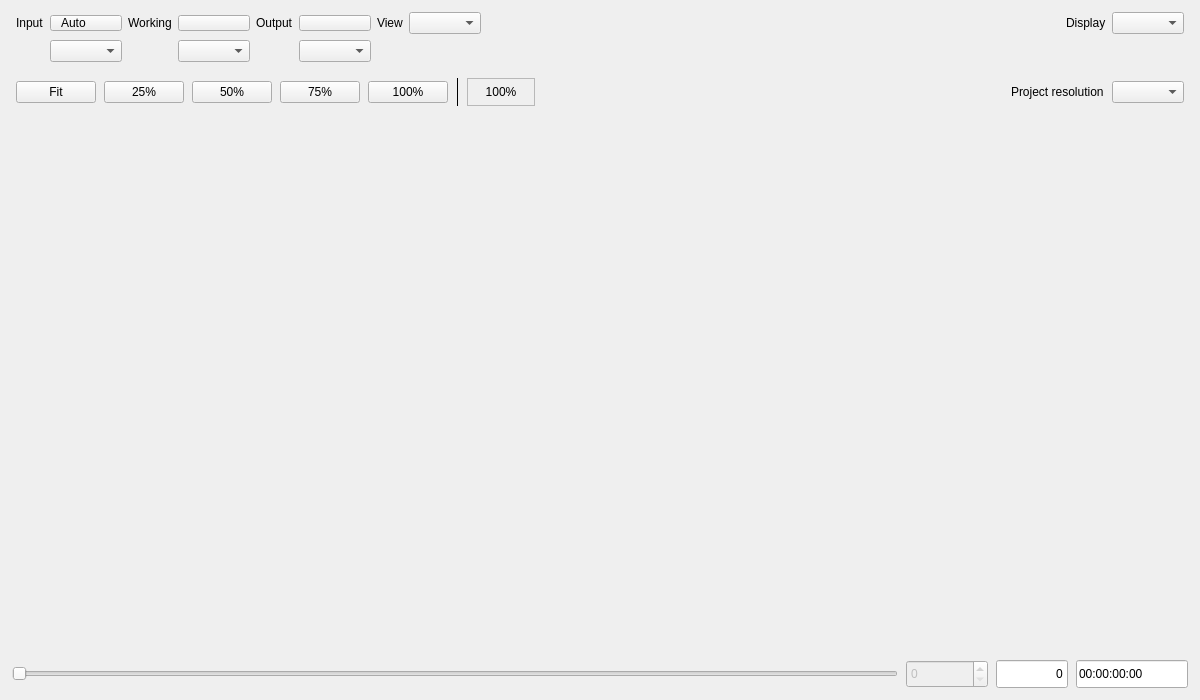
<ui version="4.0">
 <class>ViewerWindow</class>
 <widget class="QMainWindow" name="ViewerWindow">
  <property name="geometry">
   <rect>
    <x>0</x>
    <y>0</y>
    <width>1200</width>
    <height>700</height>
   </rect>
  </property>
  <property name="windowTitle">
   <string>testviewer</string>
  </property>
  <widget class="QWidget" name="centralWidget">
   <property name="MainWidget" stdset="0">
    <bool>true</bool>
   </property>
   <layout class="QVBoxLayout" name="mainLayout" stretch="0,0,1">
    <property name="spacing">
     <number>4</number>
    </property>
    <property name="leftMargin">
     <number>4</number>
    </property>
    <property name="topMargin">
     <number>4</number>
    </property>
    <property name="rightMargin">
     <number>4</number>
    </property>
    <property name="bottomMargin">
     <number>4</number>
    </property>
    <item>
     <widget class="QWidget" name="controlsBlock">
      <property name="DockWidget" stdset="0">
       <bool>true</bool>
      </property>
      <property name="sizePolicy">
       <sizepolicy hsizetype="Expanding" vsizetype="Maximum">
        <horstretch>0</horstretch>
        <verstretch>0</verstretch>
       </sizepolicy>
      </property>
      <layout class="QVBoxLayout" name="controlsLayout">
       <property name="spacing">
        <number>4</number>
       </property>
       <property name="leftMargin">
        <number>4</number>
       </property>
       <property name="topMargin">
        <number>4</number>
       </property>
       <property name="rightMargin">
        <number>4</number>
       </property>
       <property name="bottomMargin">
        <number>4</number>
       </property>
       <item>
        <widget class="QWidget" name="ColorControls">
         <layout class="QHBoxLayout" name="layout">
          <property name="leftMargin">
           <number>8</number>
          </property>
          <property name="topMargin">
           <number>4</number>
          </property>
          <property name="rightMargin">
           <number>8</number>
          </property>
          <property name="bottomMargin">
           <number>4</number>
          </property>
          <item>
           <widget class="QWidget" name="processing">
            <layout class="QGridLayout" name="processingLayout">
             <property name="leftMargin">
              <number>0</number>
             </property>
             <property name="topMargin">
              <number>0</number>
             </property>
             <property name="rightMargin">
              <number>8</number>
             </property>
             <property name="bottomMargin">
              <number>0</number>
             </property>
             <property name="spacing">
              <number>6</number>
             </property>
             <item row="0" column="0">
              <widget class="QLabel" name="inputLabel">
               <property name="text">
                <string>Input</string>
               </property>
               <property name="buddy">
                <cstring>input</cstring>
               </property>
              </widget>
             </item>
             <item row="0" column="1">
              <widget class="QPushButton" name="input">
               <property name="text">
                <string>Auto</string>
               </property>
               <property name="toolTip">
                <string>Source encoding, grouped by config family. Auto uses metadata and reports any file-type assumption.</string>
               </property>
               <property name="styleSheet">
                <string>QPushButton { text-align: left; padding-left: 10px; padding-right: 24px; }
QPushButton::menu-indicator {
    image: url(:/icons/resources/DropDown.png);
    subcontrol-origin: padding;
    subcontrol-position: right center;
    width: 10px;
    height: 10px;
    right: 4px;
}</string>
               </property>
              </widget>
             </item>
             <item row="1" column="1">
              <widget class="QComboBox" name="inputTransfer">
               <property name="toolTip">
                <string>Independent gamma / encoding. Auto uses the profile curve; Raw bypasses the curve (linear).</string>
               </property>
              </widget>
             </item>
             <item row="0" column="2">
              <widget class="QLabel" name="workingLabel">
               <property name="text">
                <string>Working</string>
               </property>
               <property name="buddy">
                <cstring>working</cstring>
               </property>
              </widget>
             </item>
             <item row="0" column="3">
              <widget class="QPushButton" name="working">
               <property name="toolTip">
                <string>Encoding received by the .fx shader, including camera log spaces. Source converts directly to this encoding before the effect, then to the selected output.</string>
               </property>
               <property name="styleSheet">
                <string>QPushButton { text-align: left; padding-left: 10px; padding-right: 24px; } QPushButton::menu-indicator { image: url(:/icons/resources/DropDown.png); subcontrol-origin: padding; subcontrol-position: right center; width: 10px; height: 10px; right: 4px; }</string>
               </property>
              </widget>
             </item>
             <item row="1" column="3">
              <widget class="QComboBox" name="workingTransfer">
               <property name="toolTip">
                <string>Independent gamma / encoding. Auto uses the profile curve; Raw bypasses the curve (linear).</string>
               </property>
              </widget>
             </item>
             <item row="0" column="4">
              <widget class="QLabel" name="outputLabel">
               <property name="text">
                <string>Output</string>
               </property>
               <property name="buddy">
                <cstring>output</cstring>
               </property>
              </widget>
             </item>
             <item row="0" column="5">
              <widget class="QPushButton" name="output">
               <property name="toolTip">
                <string>OCIO output encoding. Matching SDR outputs sync the separate Display tag; unmatched outputs leave it unchanged.</string>
               </property>
               <property name="styleSheet">
                <string>QPushButton { text-align: left; padding-left: 10px; padding-right: 24px; } QPushButton::menu-indicator { image: url(:/icons/resources/DropDown.png); subcontrol-origin: padding; subcontrol-position: right center; width: 10px; height: 10px; right: 4px; }</string>
               </property>
              </widget>
             </item>
             <item row="1" column="5">
              <widget class="QComboBox" name="outputTransfer">
               <property name="toolTip">
                <string>Independent gamma / encoding. Auto uses the profile curve; Raw bypasses the curve (linear).</string>
               </property>
              </widget>
             </item>
             <item row="0" column="6">
              <widget class="QLabel" name="viewLabel">
               <property name="text">
                <string>View</string>
               </property>
               <property name="buddy">
                <cstring>view</cstring>
               </property>
              </widget>
             </item>
             <item row="0" column="7">
              <widget class="QComboBox" name="view">
               <property name="toolTip">
                <string>Rendering/output treatment, including tone and gamut mapping. No tone mapping preserves rendered video; ACES 2.0 views render scene-linear or camera-log material.</string>
               </property>
              </widget>
             </item>
            </layout>
           </widget>
          </item>
          <item>
           <spacer name="colorDisplaySpacer">
            <property name="orientation">
             <enum>Qt::Horizontal</enum>
            </property>
            <property name="sizeHint" stdset="0">
             <size>
              <width>0</width>
              <height>0</height>
             </size>
            </property>
           </spacer>
          </item>
          <item alignment="Qt::AlignTop">
           <widget class="QWidget" name="tagging">
            <layout class="QHBoxLayout" name="taggingLayout">
             <property name="leftMargin">
              <number>8</number>
             </property>
             <property name="topMargin">
              <number>0</number>
             </property>
             <property name="rightMargin">
              <number>0</number>
             </property>
             <property name="bottomMargin">
              <number>0</number>
             </property>
             <property name="spacing">
              <number>6</number>
             </property>
             <item>
              <widget class="QLabel" name="tagLabel">
               <property name="text">
                <string>Display</string>
               </property>
               <property name="buddy">
                <cstring>metalTag</cstring>
               </property>
              </widget>
             </item>
             <item>
              <widget class="QComboBox" name="metalTag">
               <property name="toolTip">
                <string>Color-space tag for macOS display matching. Independently editable for your display environment.</string>
               </property>
              </widget>
             </item>
            </layout>
           </widget>
          </item>
         </layout>
        </widget>
       </item>
      </layout>
     </widget>
    </item>
    <item>
     <widget class="QWidget" name="zoomBlock">
      <property name="DockWidget" stdset="0">
       <bool>true</bool>
      </property>
      <layout class="QVBoxLayout" name="zoomBlockLayout">
       <item>
        <widget class="QWidget" name="zoomControls">
         <layout class="QHBoxLayout" name="zoomLayout">
          <property name="spacing">
           <number>8</number>
          </property>
          <property name="leftMargin">
           <number>8</number>
          </property>
          <property name="topMargin">
           <number>0</number>
          </property>
          <property name="rightMargin">
           <number>8</number>
          </property>
          <property name="bottomMargin">
           <number>0</number>
          </property>
          <item>
           <widget class="QPushButton" name="fitButton">
            <property name="text">
             <string>Fit</string>
            </property>
            <property name="shortcut">
             <string>F</string>
            </property>
           </widget>
          </item>
          <item>
           <widget class="QPushButton" name="z25Button">
            <property name="text">
             <string>25%</string>
            </property>
            <property name="shortcut">
             <string>1</string>
            </property>
           </widget>
          </item>
          <item>
           <widget class="QPushButton" name="z50Button">
            <property name="text">
             <string>50%</string>
            </property>
            <property name="shortcut">
             <string>2</string>
            </property>
           </widget>
          </item>
          <item>
           <widget class="QPushButton" name="z75Button">
            <property name="text">
             <string>75%</string>
            </property>
            <property name="shortcut">
             <string>3</string>
            </property>
           </widget>
          </item>
          <item>
           <widget class="QPushButton" name="z100Button">
            <property name="text">
             <string>100%</string>
            </property>
            <property name="shortcut">
             <string>4</string>
            </property>
           </widget>
          </item>
          <item>
           <widget class="QFrame" name="zoomDivider">
            <property name="frameShape">
             <enum>QFrame::VLine</enum>
            </property>
            <property name="frameShadow">
             <enum>QFrame::Plain</enum>
            </property>
           </widget>
          </item>
          <item>
           <widget class="QFrame" name="zoomFrame">
            <property name="frameShape">
             <enum>QFrame::StyledPanel</enum>
            </property>
            <property name="minimumSize">
             <size>
              <width>68</width>
              <height>28</height>
             </size>
            </property>
            <property name="maximumSize">
             <size>
              <width>68</width>
              <height>28</height>
             </size>
            </property>
            <layout class="QHBoxLayout" name="zoomValueLayout">
             <property name="leftMargin">
              <number>0</number>
             </property>
             <property name="topMargin">
              <number>0</number>
             </property>
             <property name="rightMargin">
              <number>0</number>
             </property>
             <property name="bottomMargin">
              <number>0</number>
             </property>
             <item>
              <widget class="QLabel" name="zoomLabel">
               <property name="text">
                <string>100%</string>
               </property>
               <property name="minimumSize">
                <size>
                 <width>0</width>
                 <height>0</height>
                </size>
               </property>
               <property name="alignment">
                <set>Qt::AlignCenter</set>
               </property>
              </widget>
             </item>
            </layout>
           </widget>
          </item>
          <item>
           <spacer name="zoomSpacer">
            <property name="orientation">
             <enum>Qt::Horizontal</enum>
            </property>
            <property name="sizeHint" stdset="0">
             <size>
              <width>0</width>
              <height>0</height>
             </size>
            </property>
           </spacer>
          </item>
          <item>
           <widget class="QLabel" name="resolutionLabel">
            <property name="text">
             <string>Project resolution</string>
            </property>
           </widget>
          </item>
          <item>
           <widget class="QComboBox" name="projectResolution">
            <property name="toolTip">
             <string>Timeline/project render resolution. Auto follows the source; fixed resolutions fit the clip inside the selected background.</string>
            </property>
           </widget>
          </item>
         </layout>
        </widget>
       </item>
       <property name="leftMargin">
        <number>4</number>
       </property>
       <property name="topMargin">
        <number>4</number>
       </property>
       <property name="rightMargin">
        <number>4</number>
       </property>
       <property name="bottomMargin">
        <number>4</number>
       </property>
      </layout>
     </widget>
    </item>
    <item>
     <widget class="QWidget" name="RenderView">
      <property name="DockWidget" stdset="0">
       <bool>true</bool>
      </property>
      <layout class="QVBoxLayout" name="renderViewLayout" stretch="1,0">
       <property name="spacing">
        <number>0</number>
       </property>
       <property name="leftMargin">
        <number>0</number>
       </property>
       <property name="topMargin">
        <number>0</number>
       </property>
       <property name="rightMargin">
        <number>0</number>
       </property>
       <property name="bottomMargin">
        <number>0</number>
       </property>
       <item>
        <widget class="QWidget" name="viewportContainer">
         <layout class="QVBoxLayout" name="viewportLayout">
          <property name="spacing">
           <number>0</number>
          </property>
          <property name="leftMargin">
           <number>2</number>
          </property>
          <property name="topMargin">
           <number>2</number>
          </property>
          <property name="rightMargin">
           <number>2</number>
          </property>
          <property name="bottomMargin">
           <number>0</number>
          </property>
         </layout>
        </widget>
       </item>
       <item>
        <widget class="QWidget" name="panelWidget">
         <property name="DockWidget" stdset="0">
          <bool>true</bool>
         </property>
         <property name="minimumSize">
          <size>
           <width>0</width>
           <height>44</height>
          </size>
         </property>
         <property name="maximumSize">
          <size>
           <width>16777215</width>
           <height>44</height>
          </size>
         </property>
         <layout class="QHBoxLayout" name="timelineControlsLayout">
          <property name="spacing">
           <number>8</number>
          </property>
          <property name="leftMargin">
           <number>8</number>
          </property>
          <property name="topMargin">
           <number>0</number>
          </property>
          <property name="rightMargin">
           <number>8</number>
          </property>
          <property name="bottomMargin">
           <number>0</number>
          </property>
          <item>
           <widget class="flipman::sdk::widgets::TimelineSlider" name="timelineSlider">
            <property name="orientation">
             <enum>Qt::Horizontal</enum>
            </property>
            <property name="maximum">
             <number>0</number>
            </property>
            <property name="enabled">
             <bool>false</bool>
            </property>
            <property name="toolTip">
             <string>Drag to seek within the opened clip.</string>
            </property>
            <property name="minimumSize">
             <size>
              <width>120</width>
              <height>40</height>
             </size>
            </property>
            <property name="maximumSize">
             <size>
              <width>16777215</width>
              <height>40</height>
             </size>
            </property>
           </widget>
          </item>
          <item>
           <widget class="QSpinBox" name="frameField">
            <property name="toolTip">
             <string>Current frame (1-based). Enter a frame to seek.</string>
            </property>
            <property name="minimumSize">
             <size>
              <width>82</width>
              <height>28</height>
             </size>
            </property>
            <property name="maximumSize">
             <size>
              <width>82</width>
              <height>28</height>
             </size>
            </property>
            <property name="maximum">
             <number>2147483646</number>
            </property>
            <property name="keyboardTracking">
             <bool>false</bool>
            </property>
            <property name="enabled">
             <bool>false</bool>
            </property>
           </widget>
          </item>
          <item>
           <widget class="QLineEdit" name="totalFramesField">
            <property name="toolTip">
             <string>Total frames in the opened clip.</string>
            </property>
            <property name="minimumSize">
             <size>
              <width>72</width>
              <height>28</height>
             </size>
            </property>
            <property name="maximumSize">
             <size>
              <width>72</width>
              <height>28</height>
             </size>
            </property>
            <property name="readOnly">
             <bool>true</bool>
            </property>
            <property name="text">
             <string>0</string>
            </property>
            <property name="alignment">
             <set>Qt::AlignRight</set>
            </property>
           </widget>
          </item>
          <item>
           <widget class="QLineEdit" name="smpteField">
            <property name="toolTip">
             <string>Current clip timestamp as SMPTE HH:MM:SS:FF (semicolon for drop-frame).</string>
            </property>
            <property name="minimumSize">
             <size>
              <width>112</width>
              <height>28</height>
             </size>
            </property>
            <property name="maximumSize">
             <size>
              <width>112</width>
              <height>28</height>
             </size>
            </property>
            <property name="readOnly">
             <bool>true</bool>
            </property>
            <property name="text">
             <string>00:00:00:00</string>
            </property>
           </widget>
          </item>
         </layout>
        </widget>
       </item>
      </layout>
     </widget>
    </item>
   </layout>
  </widget>
 </widget>
 <resources />
 <connections />
 <customwidgets>
  <customwidget>
   <class>flipman::sdk::widgets::TimelineSlider</class>
   <extends>QSlider</extends>
   <header>flipmansdk/widgets/timelineslider.h</header>
  </customwidget>
 </customwidgets>
</ui>
